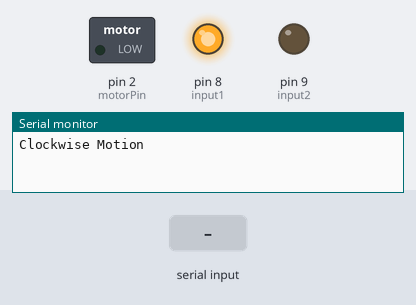
Bench run of a sketch on a simulated Arduino Uno, built with avr-gcc and run on an emulated ATmega328P. On the bench: switched loads named in the sketch (green lamp = pin HIGH), output pins drawn as LEDs (lit = HIGH), the last lines printed to the serial monitor. The test bench sets the inputs (shaded band).

Above: at 1.2 s.
1.3 s: "30,150\n" received over Serial
At 11.4 s:
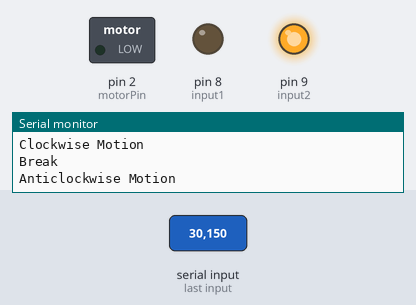
At 21.2 s:
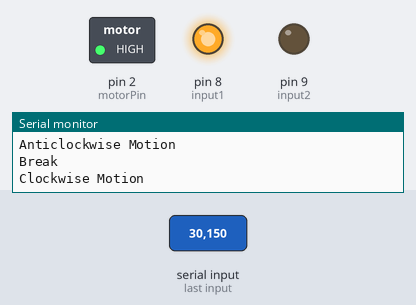
21.5 s: "200\n" received over Serial
At 47.2 s:
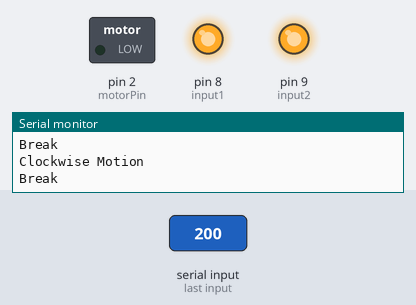
Timing chart, 0 to 47.5 s (numbered marks = the images above; inputs shaded):
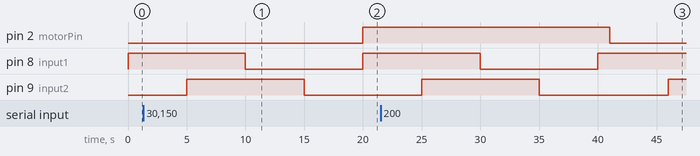

Measured:
- after the input at 1.3 s, pin 2 (motorPin): LOW → HIGH after 18.7 s
- after the input at 21.5 s, pin 2 (motorPin): HIGH → LOW after 19.5 s instead of 9.5 s

The sketch:

dcmotor.ino
```cpp
int motorPin = 2;
int input1 = 8;
int input2 = 9;
void setup() {
  Serial.begin(9600);
  pinMode(motorPin,OUTPUT);
  pinMode(input1,OUTPUT);
  pinMode(input2,OUTPUT);
  while(! Serial);
}

void loop() {
  Serial.println("Clockwise Motion");
  digitalWrite(input1,HIGH);
  digitalWrite(input2,LOW);
  if(Serial.available())
  {
    int speed = Serial.parseInt();
    if(speed>=0 && speed <=255)
      analogWrite(motorPin,speed);
  }
  delay(5000);
  Serial.println("Break");
  digitalWrite(input1,HIGH);
  digitalWrite(input2,HIGH);
  delay(5000);
  Serial.println("Anticlockwise Motion");
  digitalWrite(input1,LOW);
  digitalWrite(input2,HIGH);
  if(Serial.available())
  {
    int speed = Serial.parseInt();
    if(speed>=0 && speed <=255)
      analogWrite(motorPin,speed);
  }
  delay(5000);
  Serial.println("Break");
  digitalWrite(input1,LOW);
  digitalWrite(input2,LOW);
  delay(5000);
}
```
